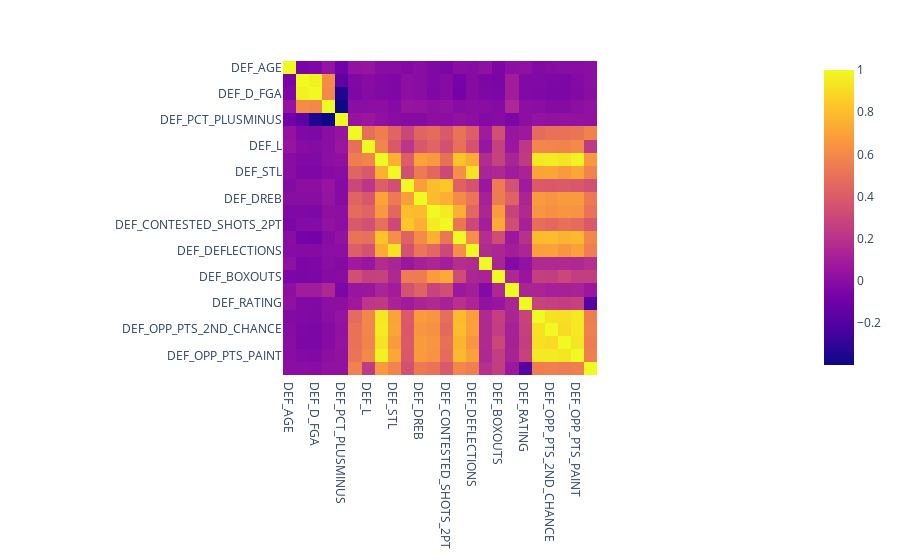
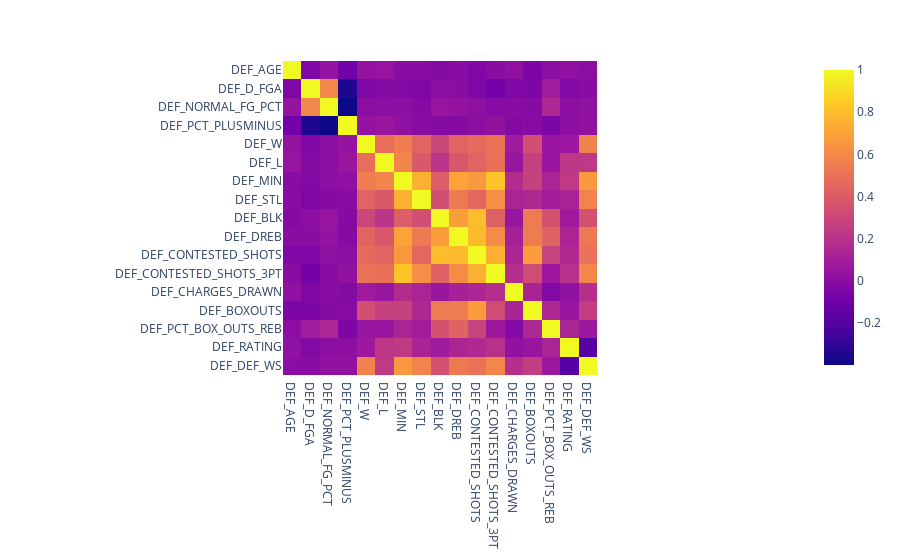

Here is the notebook cell these charts were saved with, in order:
### Code cell
def_stats = inputs.filter(regex='^DEF').copy()

# Display correlation matrix
fig = px.imshow(def_stats.corr())
fig.show()

# Drop columns with correlation > 0.9
def_cols = ['DEF_D_FGM', 'DEF_OPP_PTS_PAINT', 'DEF_CONTESTED_SHOTS_2PT', 'DEF_DEFLECTIONS', 'DEF_OPP_PTS_FB', 'DEF_OPP_PTS_2ND_CHANCE', 'DEF_OPP_PTS_OFF_TOV']
def_stats.drop(columns=def_cols, inplace=True)
fig = px.imshow(def_stats.corr())
fig.show()

print('Columns before removal: ' + str(len(def_cols) + len(def_stats.columns)))
print('Columns after removal: ' + str(len(def_stats.columns)))

### Figure 1 — Plotly figure (JSON) as saved in the notebook; plotly's stock layout.template omitted (floating-point values rounded to 4 significant figures; data arrays with more than 128 entries replaced by an {"elided": "..."} marker saying what was removed)
{"data": [{"coloraxis": "coloraxis", "hovertemplate": "x: %{x}<br>y: %{y}<br>color: %{z}<extra></extra>", "name": "0", "type": "heatmap", "x": ["DEF_AGE", "DEF_D_FGM", "DEF_D_FGA", "DEF_NORMAL_FG_PCT", "DEF_PCT_PLUSMINUS", "DEF_W", "DEF_L", "DEF_MIN", "DEF_STL", "DEF_BLK", "DEF_DREB", "DEF_CONTESTED_SHOTS", "DEF_CONTESTED_SHOTS_2PT", "DEF_CONTESTED_SHOTS_3PT", "DEF_DEFLECTIONS", "DEF_CHARGES_DRAWN", "DEF_BOXOUTS", "DEF_PCT_BOX_OUTS_REB", "DEF_RATING", "DEF_OPP_PTS_OFF_TOV", "DEF_OPP_PTS_2ND_CHANCE", "DEF_OPP_PTS_FB", "DEF_OPP_PTS_PAINT", "DEF_DEF_WS"], "xaxis": "x", "y": ["DEF_AGE", "DEF_D_FGM", "DEF_D_FGA", "DEF_NORMAL_FG_PCT", "DEF_PCT_PLUSMINUS", "DEF_W", "DEF_L", "DEF_MIN", "DEF_STL", "DEF_BLK", "DEF_DREB", "DEF_CONTESTED_SHOTS", "DEF_CONTESTED_SHOTS_2PT", "DEF_CONTESTED_SHOTS_3PT", "DEF_DEFLECTIONS", "DEF_CHARGES_DRAWN", "DEF_BOXOUTS", "DEF_PCT_BOX_OUTS_REB", "DEF_RATING", "DEF_OPP_PTS_OFF_TOV", "DEF_OPP_PTS_2ND_CHANCE", "DEF_OPP_PTS_FB", "DEF_OPP_PTS_PAINT", "DEF_DEF_WS"], "yaxis": "y", "z": {"elided": "24x24 float values"}}], "layout": {"coloraxis": {"colorscale": [[0, "#0d0887"], [0.1111, "#46039f"], [0.2222, "#7201a8"], [0.3333, "#9c179e"], [0.4444, "#bd3786"], [0.5556, "#d8576b"], [0.6667, "#ed7953"], [0.7778, "#fb9f3a"], [0.8889, "#fdca26"], [1, "#f0f921"]]}, "margin": {"t": 60}, "xaxis": {"anchor": "y", "constrain": "domain", "domain": [0, 1], "scaleanchor": "y"}, "yaxis": {"anchor": "x", "autorange": "reversed", "constrain": "domain", "domain": [0, 1]}}}

### Figure 2 — Plotly figure (JSON) as saved in the notebook; plotly's stock layout.template omitted (floating-point values rounded to 4 significant figures; data arrays with more than 128 entries replaced by an {"elided": "..."} marker saying what was removed)
{"data": [{"coloraxis": "coloraxis", "hovertemplate": "x: %{x}<br>y: %{y}<br>color: %{z}<extra></extra>", "name": "0", "type": "heatmap", "x": ["DEF_AGE", "DEF_D_FGA", "DEF_NORMAL_FG_PCT", "DEF_PCT_PLUSMINUS", "DEF_W", "DEF_L", "DEF_MIN", "DEF_STL", "DEF_BLK", "DEF_DREB", "DEF_CONTESTED_SHOTS", "DEF_CONTESTED_SHOTS_3PT", "DEF_CHARGES_DRAWN", "DEF_BOXOUTS", "DEF_PCT_BOX_OUTS_REB", "DEF_RATING", "DEF_DEF_WS"], "xaxis": "x", "y": ["DEF_AGE", "DEF_D_FGA", "DEF_NORMAL_FG_PCT", "DEF_PCT_PLUSMINUS", "DEF_W", "DEF_L", "DEF_MIN", "DEF_STL", "DEF_BLK", "DEF_DREB", "DEF_CONTESTED_SHOTS", "DEF_CONTESTED_SHOTS_3PT", "DEF_CHARGES_DRAWN", "DEF_BOXOUTS", "DEF_PCT_BOX_OUTS_REB", "DEF_RATING", "DEF_DEF_WS"], "yaxis": "y", "z": {"elided": "17x17 float values"}}], "layout": {"coloraxis": {"colorscale": [[0, "#0d0887"], [0.1111, "#46039f"], [0.2222, "#7201a8"], [0.3333, "#9c179e"], [0.4444, "#bd3786"], [0.5556, "#d8576b"], [0.6667, "#ed7953"], [0.7778, "#fb9f3a"], [0.8889, "#fdca26"], [1, "#f0f921"]]}, "margin": {"t": 60}, "xaxis": {"anchor": "y", "constrain": "domain", "domain": [0, 1], "scaleanchor": "y"}, "yaxis": {"anchor": "x", "autorange": "reversed", "constrain": "domain", "domain": [0, 1]}}}
